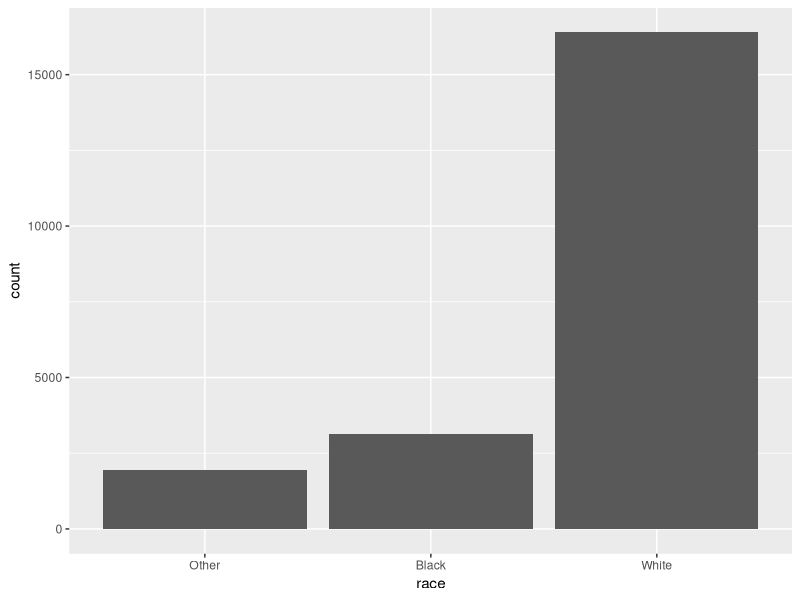
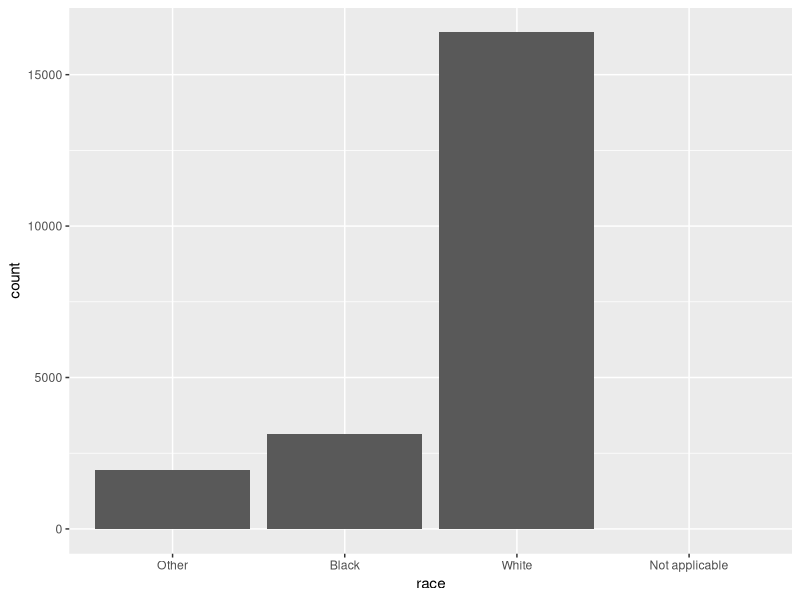
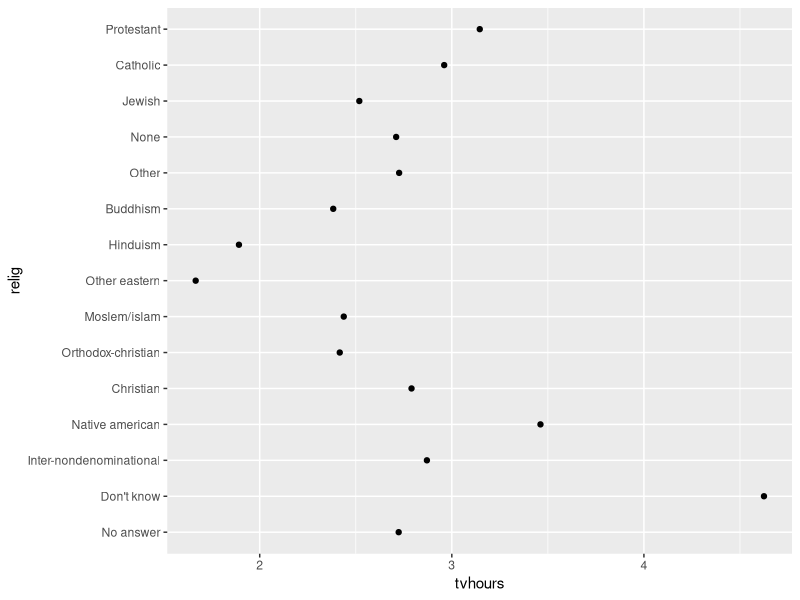
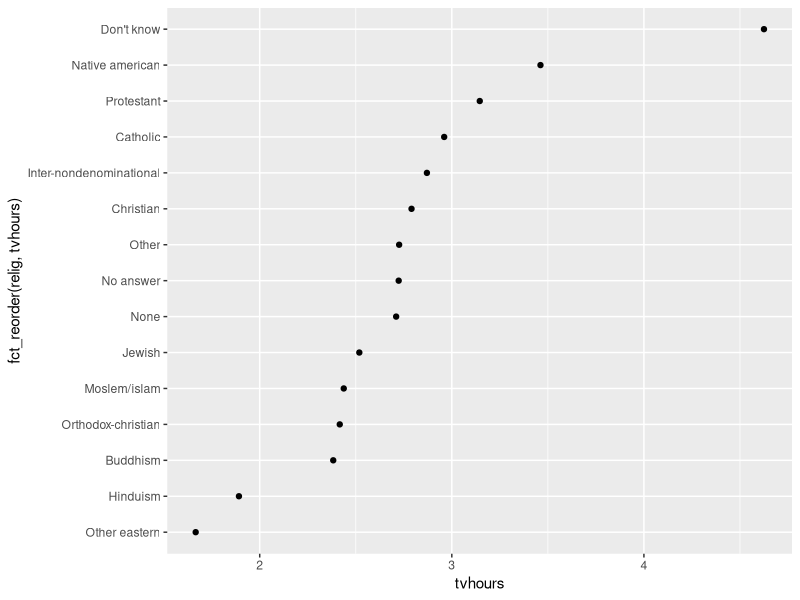
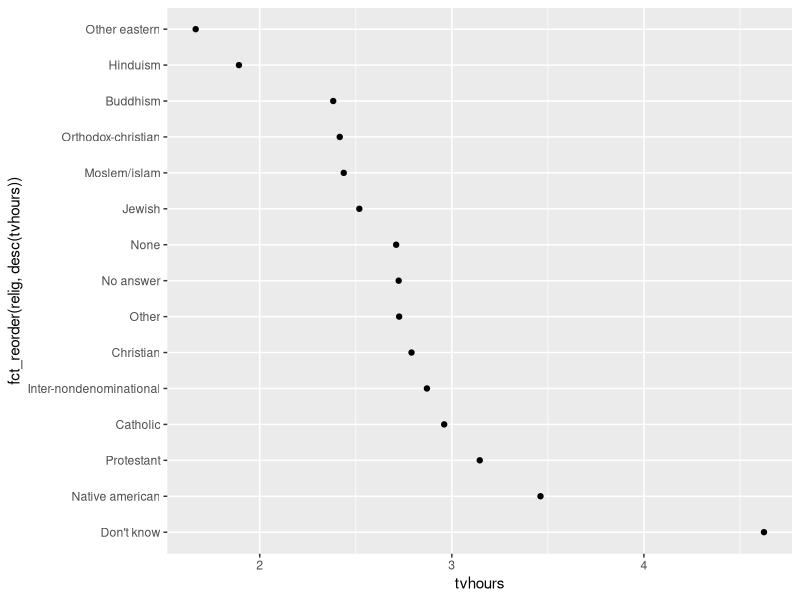
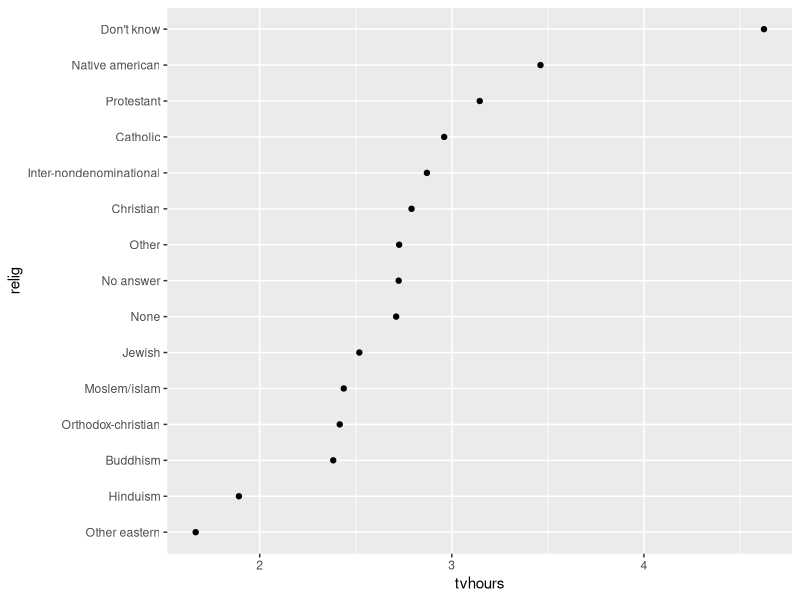
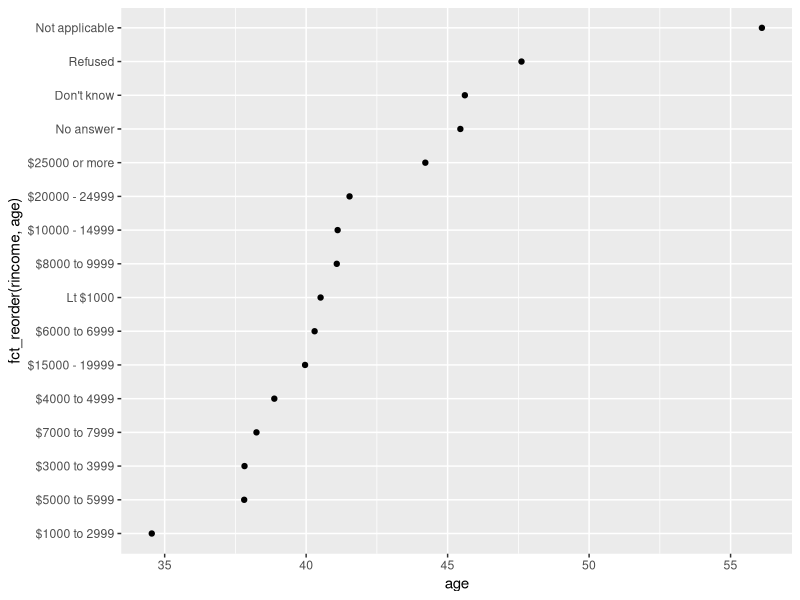
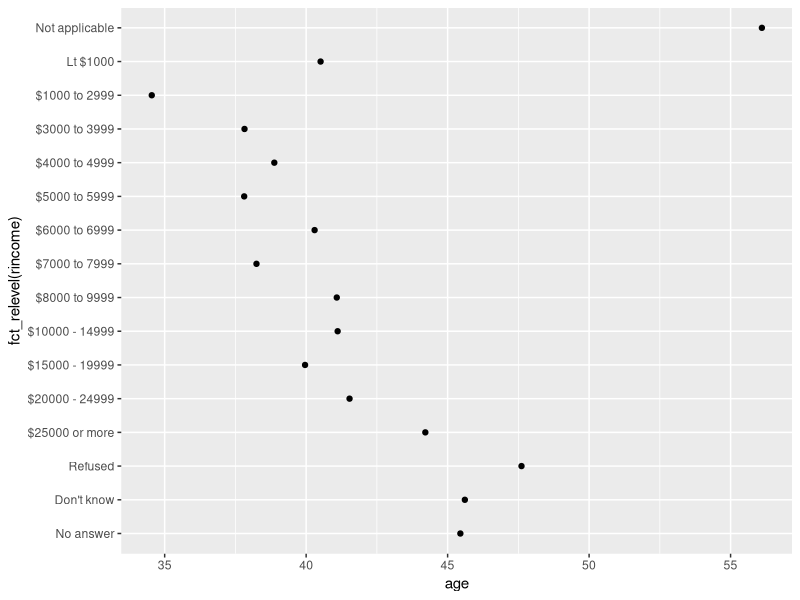

Generate these figures, in order, with R: (Note: this script raises an error after producing the figures.)
## ---- chunk 1
# install.packages("forcats") # You might need this because it doesn't load with the tidyverse.
rm(list = ls())
require(tidyverse)
require(forcats)
## ---- chunk 2
gss_cat %>%
  count(race) #We can see counts of each race or religion

gss_cat %>%
  count(relig) %>%
  arrange(desc(n)) #We can arrange them in descending order on the count column (n)

gss_cat %>%
  count(age) #Or we can count by age...


gss_cat %>%
  count(race) %>%
  mutate(freq = (n / sum(n))*100) #We can see relative proportions in the sample

levels(gss_cat$rincome)
#Releveling factors with forcats
df <- forcats::gss_cat
## ---- chunk 3
#Remember, none of these outcomes are being saved into any objects with <- 
#This is just for visualizing and exploring the data.

#We can visualize this information with ggplot2
require(ggplot2) #We will get more into ggplot next week, 
#but for now here is an introduction.

ggplot(data = gss_cat, mapping = aes(race)) +
  geom_bar()


# By default, ggplot2 will drop levels that don’t have any values. 
# You can force them to display with:
ggplot(gss_cat, aes(race)) +
  geom_bar() +
  scale_x_discrete(drop = FALSE)

## ---- chunk 4
(relig_summary <- df %>% #Get your data.frame and pipe into the columns
  group_by(relig) %>% #group by religion so that each summary will be for one religion
  summarise( #Get a summary for the following transformations
    age = mean(age, na.rm = TRUE), #Get the mean of age and name it "age"
    tvhours = mean(tvhours, na.rm = TRUE), #Get the mean of tv hours and name it "tvhours"
    n = n() #Count the number of observations in each group
  ))
## ---- chunk 5
ggplot(data = relig_summary, 
       mapping = aes(y = relig, x =tvhours)) + 
  geom_point()

## ---- chunk 6
ggplot(relig_summary, aes(tvhours, fct_reorder(relig, tvhours))) +
  geom_point()
## ---- chunk 7
ggplot(relig_summary, aes(tvhours, fct_reorder(relig, desc(tvhours)))) +
  geom_point() 
## ---- chunk 8
relig_summary %>%
  mutate(relig = fct_reorder(relig, tvhours)) %>%
  ggplot(aes(tvhours, relig)) +
  geom_point()

levels(relig_summary$relig)

(testlevel <- relig_summary %>%
  mutate(relig = fct_reorder(relig, tvhours)))

levels(testlevel$relig) #The levels have changed even if the visualization did not.
## ---- chunk 9
(rincome_summary <- df %>% #Save your df summary as something descriptive
  group_by(rincome) %>% #Group by income so that all summaries will be for those levels
  summarise( #Create summaries for the following:
    age = mean(age, na.rm = TRUE), #Mean age with Na's removed named "age"
    tvhours = mean(tvhours, na.rm = TRUE), #Mean tvhours named "tvhours"
    n = n() #Count number of observations in each column
  ))

ggplot(rincome_summary, aes(age, fct_reorder(rincome, age))) + 
  geom_point()
## ---- chunk 10
ggplot(rincome_summary, aes(age, fct_relevel(rincome))) +
  geom_point()
## ---- chunk 11
ggplot(rincome_summary, aes(age, fct_relevel(rincome, "Not applicable"))) +
  geom_point()
## ---- chunk 12
ordered_rincome <-rincome_summary %>%
  mutate(rincome = fct_relevel(rincome, "Not applicable", after = 0))

levels(ordered_rincome$rincome) #not applicable has moved...

ggplot(ordered_rincome, aes(age, fct_relevel(rincome, "Not applicable"))) +
  geom_point() #But still plotting int he wrong order

ordered_rincome <- rincome_summary %>%
  mutate(rincome = fct_relevel(rincome, "Not applicable", after = 0)) %>%
  mutate(rincome = fct_rev(rincome)) %>% #Now we can use fct_rev()
  filter(rincome != "Not applicable",
         rincome != "No answer")

ggplot(ordered_rincome, aes(age,rincome)) +
  geom_point()
## ---- chunk 13
by_age <- data.frame(df) %>% #Get data.frame
  na.omit() %>% #Get rid of Na's in age to do maths
  count(age, marital) %>% # count observations by age and marital status
  group_by(age) %>% #Group by age for the following summary
  mutate(prop = n / sum(n)) #Get proportion of counts per age

ggplot(by_age, aes(age, prop, colour = marital)) +
  geom_line(na.rm = TRUE)

ggplot(by_age, aes(age, prop, colour = fct_reorder2(marital, age, prop))) +
  geom_line() +
  labs(colour = "marital")
## ---- chunk 14
library(RColorBrewer)


brewer.pal.info

pal1 <- brewer.pal(n = 6, "Dark2") #Try different palettes


display.brewer.all()

ggplot(by_age, aes(age, prop, colour = fct_reorder2(marital, age, prop))) +
  scale_color_brewer(palette = "Dark2") +
  geom_line() + theme_classic() +
  labs(colour = "marital")

  
ggplot(by_age, aes(age, prop, colour = fct_reorder2(marital, age, prop))) +
  geom_line() +
  labs(colour = "marital") + theme_dark() +
  scale_color_brewer(palette = "Accent")

ggplot(by_age, aes(age, prop, colour = fct_reorder2(marital, age, prop))) +
  geom_line() +
  labs(colour = "marital") + theme_void() +
  scale_color_brewer(type = "qual")
## ---- chunk 15
df %>%
  mutate(marital = marital %>% fct_infreq() %>% fct_rev()) %>% 
  ggplot(aes(marital)) +
  geom_bar()

## ---- chunk 16
rev(levels(df$marital))

ggplot(df, aes(year,fill = relig)) + 
  geom_histogram(bins = 8) +
  scale_fill_brewer(palette = "Set3")

## ---- chunk 17
df %>% count(partyid)
## ---- chunk 18
df %>%
  mutate(partyid = fct_recode(partyid,
                              "Republican, strong"    = "Strong republican",
                              "Republican, weak"      = "Not str republican",
                              "Independent, near rep" = "Ind,near rep",
                              "Independent, near dem" = "Ind,near dem",
                              "Democrat, weak"        = "Not str democrat",
                              "Democrat, strong"      = "Strong democrat"
  )) %>%
  count(partyid) #Count party ID

## ---- chunk 19
df %>%
  mutate(partyid = fct_collapse(partyid,
                                other = c("No answer", "Don't know", "Other party"),
                                rep = c("Strong republican", "Not str republican"),
                                ind = c("Ind,near rep", "Independent", "Ind,near dem"),
                                dem = c("Not str democrat", "Strong democrat")
  )) %>%
  count(partyid)
## ---- chunk 20
df %>%
  count(relig) #This is before lumping

df %>%
  mutate(marital = fct_lump(marital)) %>%
  count(marital)

df %>%
  mutate(relig = fct_lump(relig)) %>%
  count(relig) #This is default after lumping

levels(df$relig)
## ---- chunk 21
df %>%
  mutate(relig = fct_lump(relig, n = 10)) %>% #Specify lumps here
  count(relig, sort = TRUE)

## ---- chunk 22
df
## ---- chunk 23
View(df %>%
  group_by(relig) %>%
  count(race) %>%
  mutate(prop = n/sum(n)))
## ---- chunk 24
df %>%
  group_by(relig) %>%
  count(race) %>%
  mutate(prop = n/sum(n)) %>%
  ggplot(aes(relig, prop, fill = race)) + 
  geom_bar(stat = "identity", position = "dodge") +
  theme(axis.text.x = element_text(angle = 90, hjust = 1))

df %>%
  group_by(relig) %>%
  count(race) %>%
  mutate(prop = n/sum(n)) %>%
  ggplot(aes(relig, prop, color = race)) +
  geom_line(aes(group = race)) + geom_point() +
  theme(axis.text.x = element_text(angle = 45, hjust = 1))


df %>%
  count(relig, race) %>%
  group_by(relig) %>%
  mutate(prop = n/sum(n))
